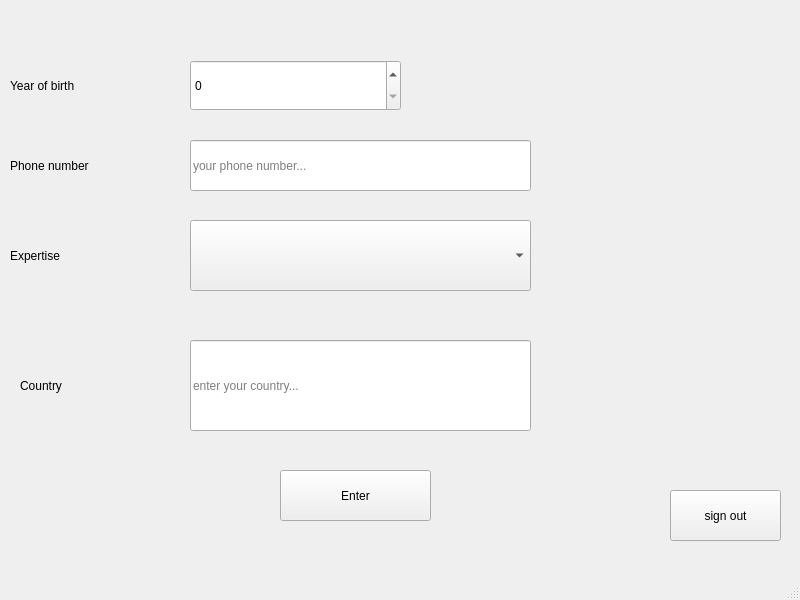
<?xml version="1.0" encoding="UTF-8"?>
<ui version="4.0">
 <class>page4</class>
 <widget class="QMainWindow" name="page4">
  <property name="geometry">
   <rect>
    <x>0</x>
    <y>0</y>
    <width>800</width>
    <height>600</height>
   </rect>
  </property>
  <property name="windowTitle">
   <string>MainWindow</string>
  </property>
  <widget class="QWidget" name="centralwidget">
   <widget class="QLabel" name="label_4">
    <property name="geometry">
     <rect>
      <x>10</x>
      <y>50</y>
      <width>181</width>
      <height>71</height>
     </rect>
    </property>
    <property name="text">
     <string>Year of birth</string>
    </property>
   </widget>
   <widget class="QSpinBox" name="spinBox">
    <property name="geometry">
     <rect>
      <x>190</x>
      <y>60</y>
      <width>211</width>
      <height>51</height>
     </rect>
    </property>
   </widget>
   <widget class="QPushButton" name="pushButton">
    <property name="geometry">
     <rect>
      <x>280</x>
      <y>470</y>
      <width>151</width>
      <height>51</height>
     </rect>
    </property>
    <property name="text">
     <string>Enter</string>
    </property>
   </widget>
   <widget class="QComboBox" name="expertisecomboBox">
    <property name="geometry">
     <rect>
      <x>190</x>
      <y>220</y>
      <width>341</width>
      <height>71</height>
     </rect>
    </property>
   </widget>
   <widget class="QLabel" name="label">
    <property name="geometry">
     <rect>
      <x>10</x>
      <y>230</y>
      <width>171</width>
      <height>51</height>
     </rect>
    </property>
    <property name="text">
     <string>Expertise</string>
    </property>
   </widget>
   <widget class="QLabel" name="label_2">
    <property name="geometry">
     <rect>
      <x>20</x>
      <y>360</y>
      <width>131</width>
      <height>51</height>
     </rect>
    </property>
    <property name="text">
     <string>Country</string>
    </property>
   </widget>
   <widget class="QLineEdit" name="lineEdit">
    <property name="geometry">
     <rect>
      <x>190</x>
      <y>340</y>
      <width>341</width>
      <height>91</height>
     </rect>
    </property>
    <property name="placeholderText">
     <string>enter your country...</string>
    </property>
   </widget>
   <widget class="QPushButton" name="signOutPushButton">
    <property name="geometry">
     <rect>
      <x>670</x>
      <y>490</y>
      <width>111</width>
      <height>51</height>
     </rect>
    </property>
    <property name="text">
     <string>sign out</string>
    </property>
   </widget>
   <widget class="QLineEdit" name="phoneLineEdit">
    <property name="geometry">
     <rect>
      <x>190</x>
      <y>140</y>
      <width>341</width>
      <height>51</height>
     </rect>
    </property>
    <property name="placeholderText">
     <string>your phone number...</string>
    </property>
   </widget>
   <widget class="QLabel" name="label_5">
    <property name="geometry">
     <rect>
      <x>10</x>
      <y>130</y>
      <width>181</width>
      <height>71</height>
     </rect>
    </property>
    <property name="text">
     <string>Phone number</string>
    </property>
   </widget>
  </widget>
  <widget class="QMenuBar" name="menubar">
   <property name="geometry">
    <rect>
     <x>0</x>
     <y>0</y>
     <width>800</width>
     <height>21</height>
    </rect>
   </property>
  </widget>
  <widget class="QStatusBar" name="statusbar"/>
 </widget>
 <resources/>
 <connections/>
</ui>
